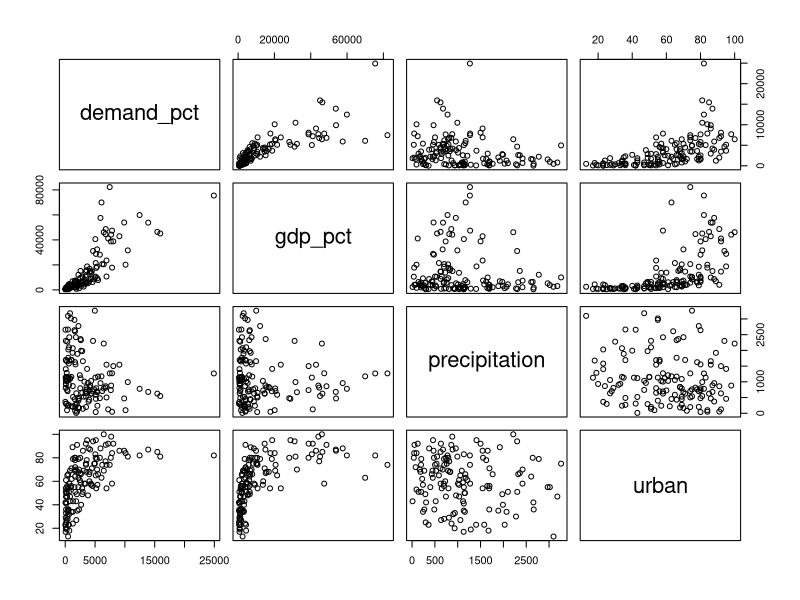
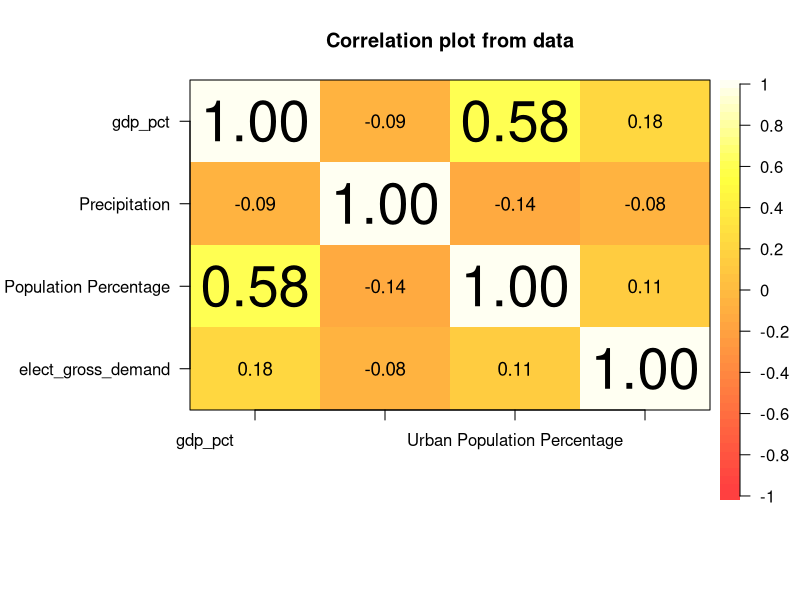
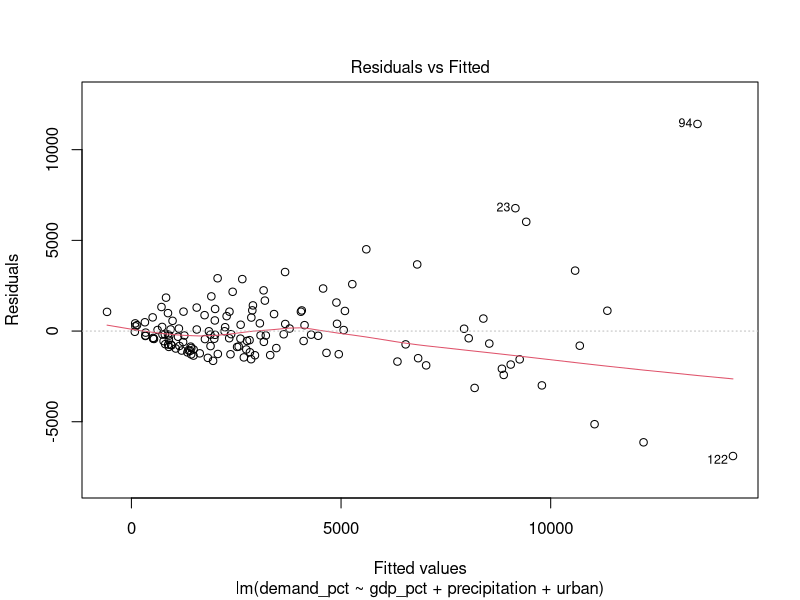
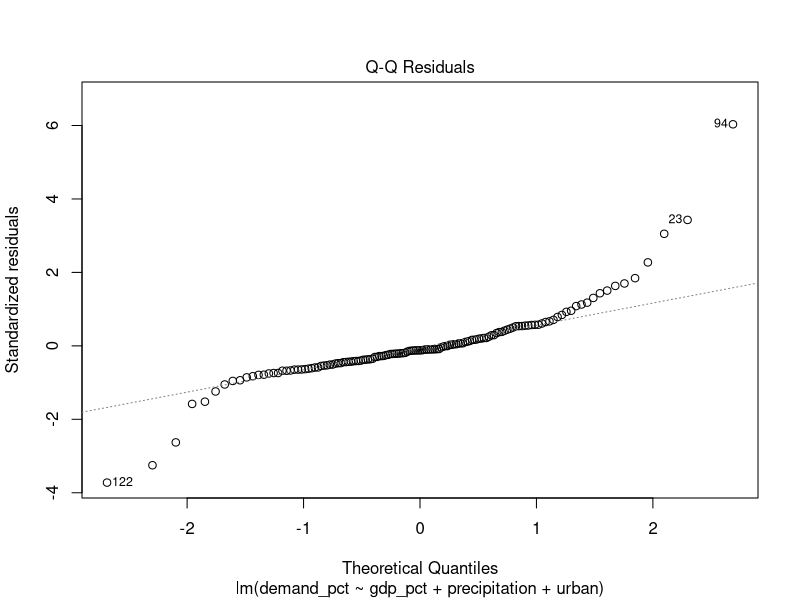
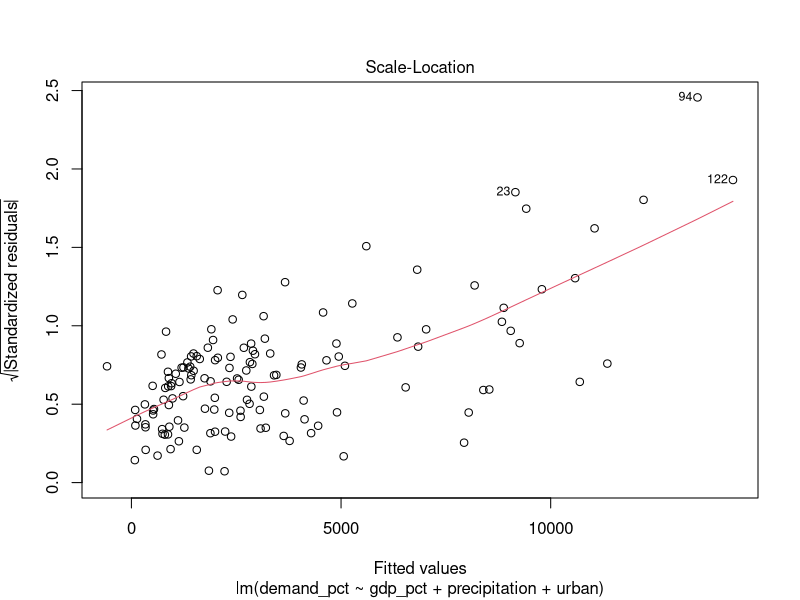
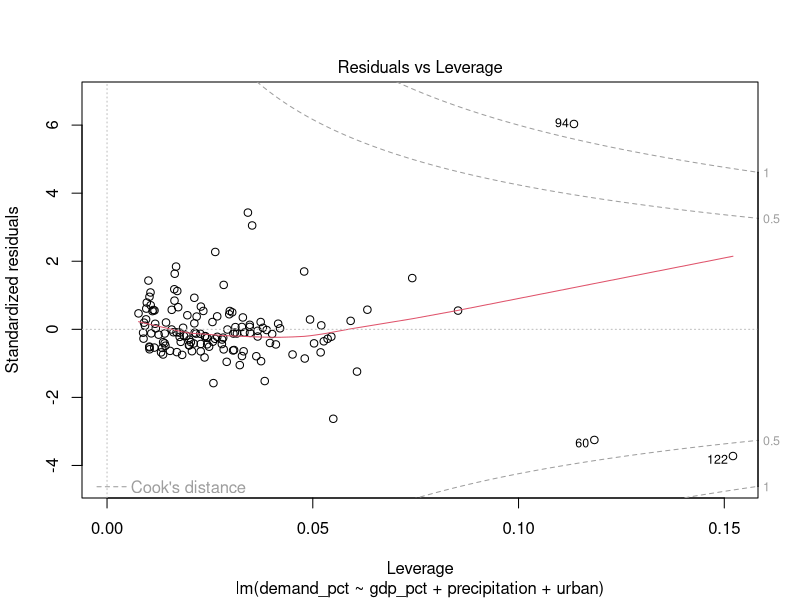
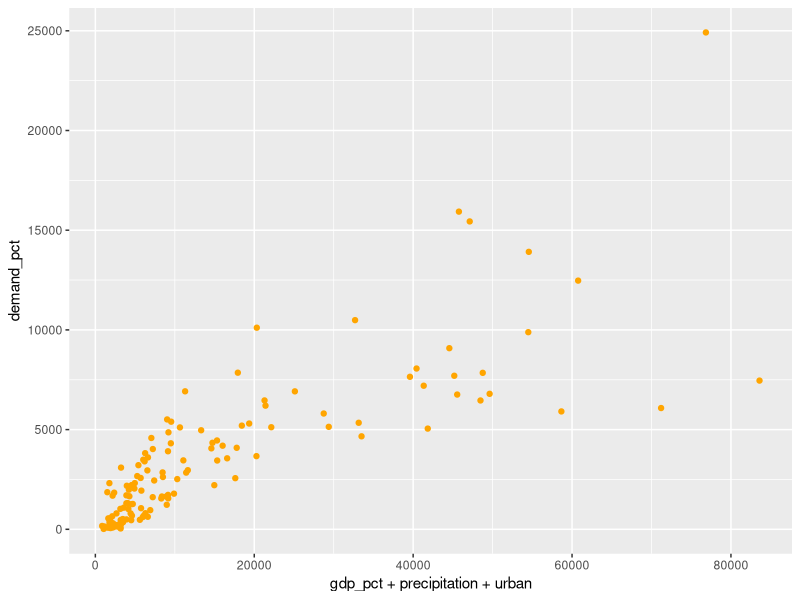
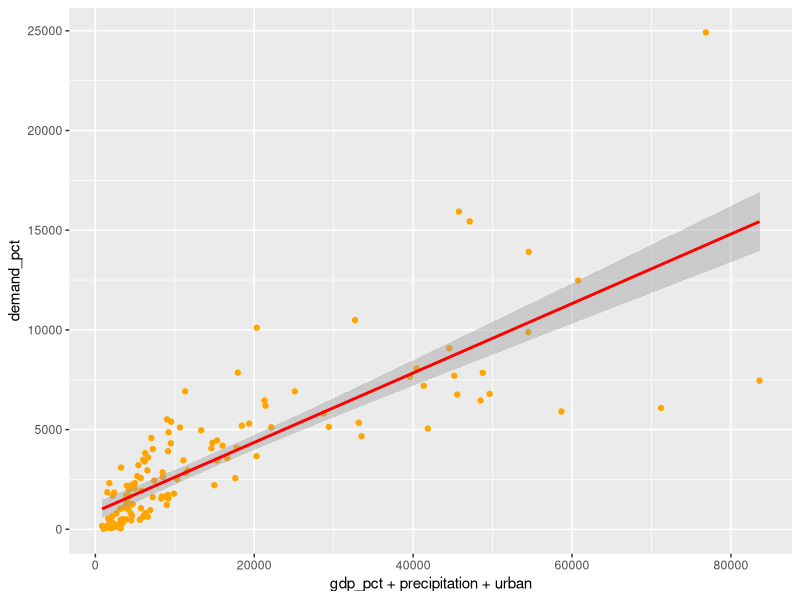

Write the R code that produced these figures, in order.
## ---- chunk 1
#Let's load the necessary packages
library(ggplot2) #to create plots
library(dplyr) #for data manipulation
library(broom) 
library(ggpubr) #to create correlation plots
library(readr)
library(psych) #to create correlation plots
## ---- chunk 2
regression_data <- read_csv("Regression Analysis Data.csv")
## ---- chunk 3
#Checking the class of the data.
class(regression_data) #It's a data frame

#Let's look at the quality of the data and if there is any null value in the data frame
is.null(regression_data) # There's not a single "null" value which makes the data set more explanatory.
## ---- chunk 4
#Let's see a few rows and columns of the data.
head(regression_data)
## ---- chunk 5
#Now, it's time to load the columns in the dataset as variables.
precipitation <- regression_data$Precipitation
gdp_pct <- regression_data$gdp_pct
gross_demand <- regression_data$elect_gross_demand
population <- regression_data$population
urban <- regression_data$`Urban Population Percentage`
## ---- chunk 6
regression_data <- 
  regression_data %>% mutate(demand_pct = (gross_demand * 1000000) / regression_data$population)
demand_pct <- regression_data$demand_pct #Now, the new variable for our model is ready.
## ---- chunk 7
head(regression_data)
## ---- chunk 8
#Pair plots
pairs(demand_pct ~ gdp_pct + precipitation + urban, data = regression_data)

# Pair plots show a strong linearity between GDP per capita and electricity demand per capita. We need further investigation to see the link between other variables.
## ---- chunk 9
cor(gdp_pct, precipitation)
cor(precipitation, urban)
cor(gdp_pct, urban)
## ---- chunk 10
#We can also see the multicollinearity and create another correlation plot
corPlot(regression_data[1:4],  gr = colorRampPalette(heat.colors(30)))
## ---- chunk 11
summary(demand_pct)
## ---- chunk 12
#This analysis examines whether there is a relationship between the electricity demand per capita (as the dependent variable) and precipitation, GDP per capita and urbanization percentage (as independent variables).

lin.model <- lm(demand_pct ~ gdp_pct + precipitation + urban, data = regression_data)

#Let's see the ANOVA table and some key statistics of the regression model. 

summary(lin.model)

#Comments:
#i. Our model explains more than 70% of the data based on various R-squared and modified R-squared values. This is not a great percentage, but it explains the majority of the data. 
#ii. According to the p-value of GDP per capita, it is statistically significant at the 1% level. In other words, the null hypothesis can be rejected with a 1% probability for the GDP per capita in our model. On the other hand, the p-values for the average precipitation and urbanization show that they are statistically significant at the 5% level. Lastly, the p-value for the regression model is lower than 0.01 (2.2e-16).
#iii. The standard errors of the GDP per capita and precipitation do not seem to be high. However, the error for the intercept appears to be slightly higher. Because the minimum value for electricity demand per person is 19.29 and the 1st quantile is 640, our model may not explain the pattern for the countries with the lowest electricity demand per-capita values.
#iv. We can show our model as Electricity demand per person = 408.41 + -0.55 x precipitation + 0.15 x GDP per capita + 25.26 x urbanization rate + ϵ

#It would also be beneficial to build and examine the plots for our linear regression model.

plot(lin.model)

#Based on the "residuals vs fitted" graph, we see that linearity seems to hold in the first part of the red line, as the red line is close to the dashed line. We can also see the heteroskedasticity: when we move to the right on the fitted values line (x-axis), the spread of the residuals seems to be increasing. The observations 23, 94, and 122 may be outliers, having large residual values.
#To conclude from all graphs, we can say the points 23, 94 and 122 may be the outliers in our model.
## ---- chunk 13
ggplot(regression_data, aes(x = gdp_pct + precipitation + urban, y= demand_pct)) + geom_point(color = "orange")
## ---- chunk 14
ggplot(regression_data, aes(x = gdp_pct + precipitation + urban, y= demand_pct)) + geom_point(color = "orange") + geom_smooth(method="lm", col="red")
## ---- chunk 15
ggplot(regression_data, aes(x = gdp_pct + precipitation + urban, y= demand_pct)) + geom_point(color = "orange") + geom_smooth(method="lm", col="red") + stat_regline_equation(label.x = 5, label.y = 9) + theme_bw() +
  labs(title = "Electricity demand per person as a function of GDP, precipitation and urbanization rate",
      x = "GDP per capita + Precipitation + Urbanization",
      y = "Electricity demand per capita")
